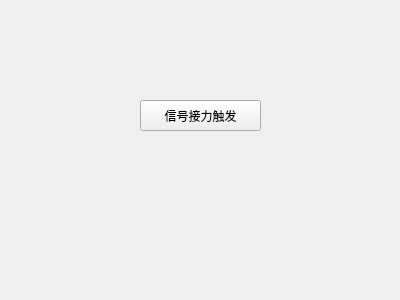
<?xml version="1.0" encoding="UTF-8"?>
<ui version="4.0">
 <class>Widget</class>
 <widget class="QWidget" name="Widget">
  <property name="geometry">
   <rect>
    <x>0</x>
    <y>0</y>
    <width>400</width>
    <height>300</height>
   </rect>
  </property>
  <property name="windowTitle">
   <string>Widget</string>
  </property>
  <widget class="QPushButton" name="pushButton">
   <property name="geometry">
    <rect>
     <x>140</x>
     <y>100</y>
     <width>121</width>
     <height>31</height>
    </rect>
   </property>
   <property name="text">
    <string>信号接力触发</string>
   </property>
  </widget>
 </widget>
 <layoutdefault spacing="6" margin="11"/>
 <resources/>
 <connections/>
</ui>
